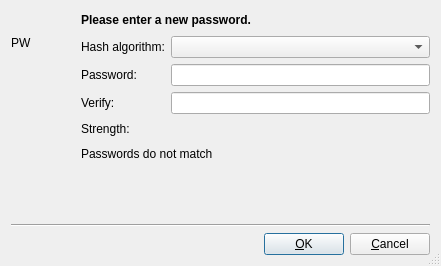
<ui version="4.0" >
 <class>PasswordDialogDesign</class>
 <widget class="QDialog" name="PasswordDialogDesign" >
  <property name="geometry" >
   <rect>
    <x>0</x>
    <y>0</y>
    <width>441</width>
    <height>266</height>
   </rect>
  </property>
  <property name="windowTitle" >
   <string>New password</string>
  </property>
  <property name="sizeGripEnabled" >
   <bool>true</bool>
  </property>
  <layout class="QGridLayout" >
   <item row="0" column="0" >
    <widget class="QLabel" name="iconLabel" >
     <property name="sizePolicy" >
      <sizepolicy vsizetype="Fixed" hsizetype="Fixed" >
       <horstretch>0</horstretch>
       <verstretch>0</verstretch>
      </sizepolicy>
     </property>
     <property name="minimumSize" >
      <size>
       <width>64</width>
       <height>64</height>
      </size>
     </property>
     <property name="text" >
      <string comment="DO NOT TRANSLATE" >PW</string>
     </property>
     <property name="wordWrap" >
      <bool>false</bool>
     </property>
    </widget>
   </item>
   <item row="1" column="0" >
    <spacer>
     <property name="orientation" >
      <enum>Qt::Vertical</enum>
     </property>
     <property name="sizeType" >
      <enum>QSizePolicy::Expanding</enum>
     </property>
     <property name="sizeHint" >
      <size>
       <width>20</width>
       <height>70</height>
      </size>
     </property>
    </spacer>
   </item>
   <item row="4" column="0" colspan="2" >
    <layout class="QHBoxLayout" >
     <property name="spacing" >
      <number>6</number>
     </property>
     <property name="leftMargin" >
      <number>0</number>
     </property>
     <property name="topMargin" >
      <number>0</number>
     </property>
     <property name="rightMargin" >
      <number>0</number>
     </property>
     <property name="bottomMargin" >
      <number>0</number>
     </property>
     <item>
      <spacer>
       <property name="orientation" >
        <enum>Qt::Horizontal</enum>
       </property>
       <property name="sizeType" >
        <enum>QSizePolicy::Expanding</enum>
       </property>
       <property name="sizeHint" >
        <size>
         <width>20</width>
         <height>20</height>
        </size>
       </property>
      </spacer>
     </item>
     <item>
      <widget class="QPushButton" name="okButton" >
       <property name="text" >
        <string>&amp;OK</string>
       </property>
       <property name="shortcut" >
        <string/>
       </property>
       <property name="autoDefault" >
        <bool>true</bool>
       </property>
       <property name="default" >
        <bool>true</bool>
       </property>
      </widget>
     </item>
     <item>
      <widget class="QPushButton" name="cancelButton" >
       <property name="text" >
        <string>&amp;Cancel</string>
       </property>
       <property name="shortcut" >
        <string/>
       </property>
       <property name="autoDefault" >
        <bool>true</bool>
       </property>
      </widget>
     </item>
    </layout>
   </item>
   <item row="3" column="0" colspan="2" >
    <widget class="Line" name="line1" >
     <property name="frameShape" >
      <enum>QFrame::HLine</enum>
     </property>
     <property name="frameShadow" >
      <enum>QFrame::Sunken</enum>
     </property>
    </widget>
   </item>
   <item row="2" column="1" >
    <spacer>
     <property name="orientation" >
      <enum>Qt::Vertical</enum>
     </property>
     <property name="sizeType" >
      <enum>QSizePolicy::Expanding</enum>
     </property>
     <property name="sizeHint" >
      <size>
       <width>41</width>
       <height>16</height>
      </size>
     </property>
    </spacer>
   </item>
   <item rowspan="2" row="0" column="1" >
    <layout class="QGridLayout" >
     <item row="4" column="0" >
      <widget class="QLabel" name="textLabel1" >
       <property name="text" >
        <string>Strength:</string>
       </property>
       <property name="wordWrap" >
        <bool>false</bool>
       </property>
      </widget>
     </item>
     <item row="1" column="0" >
      <widget class="QLabel" name="textLabel3" >
       <property name="text" >
        <string>Hash algorithm:</string>
       </property>
       <property name="alignment" >
        <set>Qt::AlignVCenter</set>
       </property>
       <property name="wordWrap" >
        <bool>false</bool>
       </property>
      </widget>
     </item>
     <item row="3" column="1" >
      <widget class="QLineEdit" name="passwordSaveEdit" >
       <property name="echoMode" >
        <enum>QLineEdit::Password</enum>
       </property>
      </widget>
     </item>
     <item row="2" column="0" >
      <widget class="QLabel" name="textLabel4" >
       <property name="text" >
        <string>Password:</string>
       </property>
       <property name="alignment" >
        <set>Qt::AlignVCenter</set>
       </property>
       <property name="wordWrap" >
        <bool>false</bool>
       </property>
      </widget>
     </item>
     <item row="3" column="0" >
      <widget class="QLabel" name="textLabel5" >
       <property name="text" >
        <string>Verify:</string>
       </property>
       <property name="wordWrap" >
        <bool>false</bool>
       </property>
      </widget>
     </item>
     <item row="5" column="0" colspan="2" >
      <widget class="QLabel" name="passwordLabel" >
       <property name="text" >
        <string>Passwords do not match</string>
       </property>
       <property name="wordWrap" >
        <bool>false</bool>
       </property>
      </widget>
     </item>
     <item row="0" column="0" colspan="2" >
      <widget class="QLabel" name="textLabel2" >
       <property name="text" >
        <string>&lt;b>Please enter a new password.&lt;/b></string>
       </property>
       <property name="alignment" >
        <set>Qt::AlignVCenter</set>
       </property>
       <property name="wordWrap" >
        <bool>true</bool>
       </property>
      </widget>
     </item>
     <item row="2" column="1" >
      <widget class="QLineEdit" name="passwordEdit" >
       <property name="echoMode" >
        <enum>QLineEdit::Password</enum>
       </property>
      </widget>
     </item>
     <item row="4" column="1" >
      <widget class="Q3ProgressBar" name="strengthBar" />
     </item>
     <item row="1" column="1" >
      <widget class="QComboBox" name="methodBox" />
     </item>
    </layout>
   </item>
  </layout>
 </widget>
 <layoutdefault spacing="6" margin="11" />
 <pixmapfunction>qPixmapFromMimeSource</pixmapfunction>
 <customwidgets>
  <customwidget>
   <class>Q3ProgressBar</class>
   <extends>QFrame</extends>
   <header>Qt3Support/Q3ProgressBar</header>
  </customwidget>
 </customwidgets>
 <tabstops>
  <tabstop>methodBox</tabstop>
  <tabstop>passwordEdit</tabstop>
  <tabstop>passwordSaveEdit</tabstop>
  <tabstop>okButton</tabstop>
  <tabstop>cancelButton</tabstop>
 </tabstops>
 <resources/>
 <connections>
  <connection>
   <sender>okButton</sender>
   <signal>clicked()</signal>
   <receiver>PasswordDialogDesign</receiver>
   <slot>checkPassword()</slot>
   <hints>
    <hint type="sourcelabel" >
     <x>20</x>
     <y>20</y>
    </hint>
    <hint type="destinationlabel" >
     <x>20</x>
     <y>20</y>
    </hint>
   </hints>
  </connection>
  <connection>
   <sender>cancelButton</sender>
   <signal>clicked()</signal>
   <receiver>PasswordDialogDesign</receiver>
   <slot>reject()</slot>
   <hints>
    <hint type="sourcelabel" >
     <x>20</x>
     <y>20</y>
    </hint>
    <hint type="destinationlabel" >
     <x>20</x>
     <y>20</y>
    </hint>
   </hints>
  </connection>
  <connection>
   <sender>passwordEdit</sender>
   <signal>textChanged(QString)</signal>
   <receiver>PasswordDialogDesign</receiver>
   <slot>passwordChanged()</slot>
   <hints>
    <hint type="sourcelabel" >
     <x>20</x>
     <y>20</y>
    </hint>
    <hint type="destinationlabel" >
     <x>20</x>
     <y>20</y>
    </hint>
   </hints>
  </connection>
  <connection>
   <sender>passwordSaveEdit</sender>
   <signal>textChanged(QString)</signal>
   <receiver>PasswordDialogDesign</receiver>
   <slot>passwordChanged()</slot>
   <hints>
    <hint type="sourcelabel" >
     <x>20</x>
     <y>20</y>
    </hint>
    <hint type="destinationlabel" >
     <x>20</x>
     <y>20</y>
    </hint>
   </hints>
  </connection>
 </connections>
</ui>
